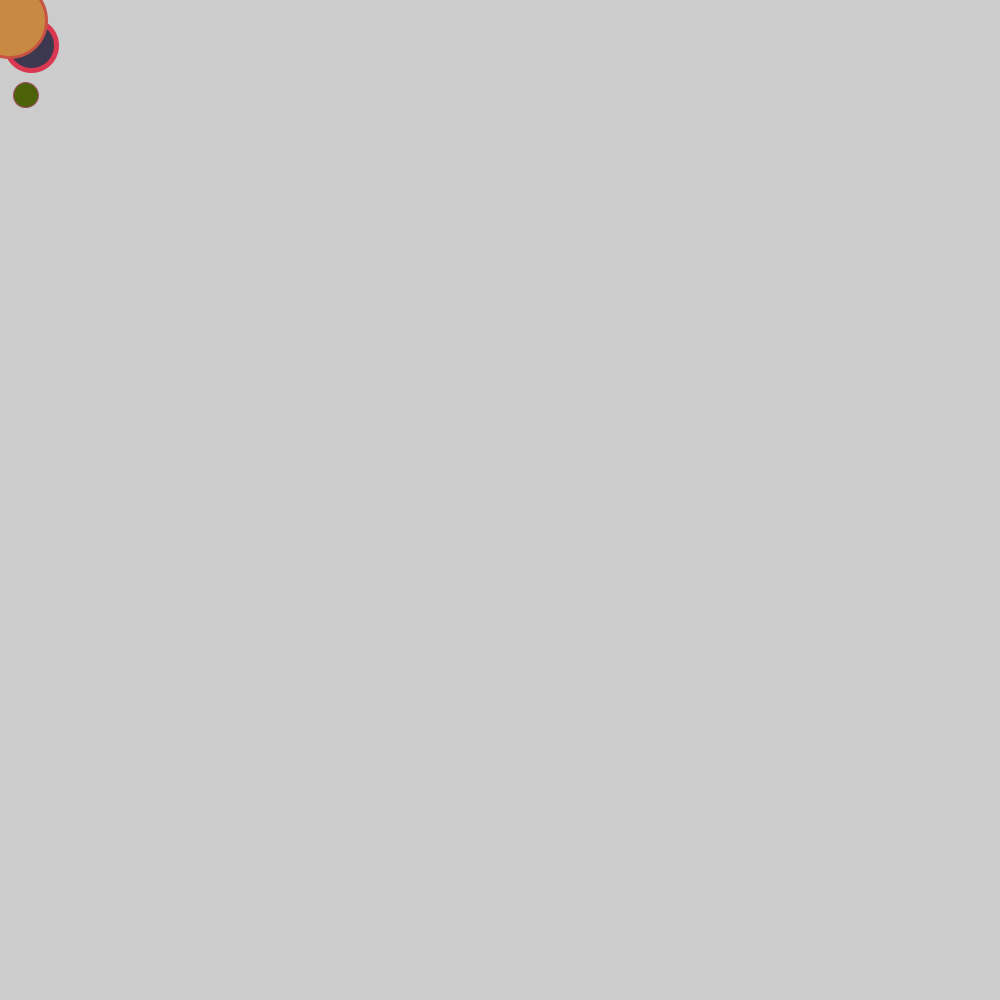
Frame 1 (no input)
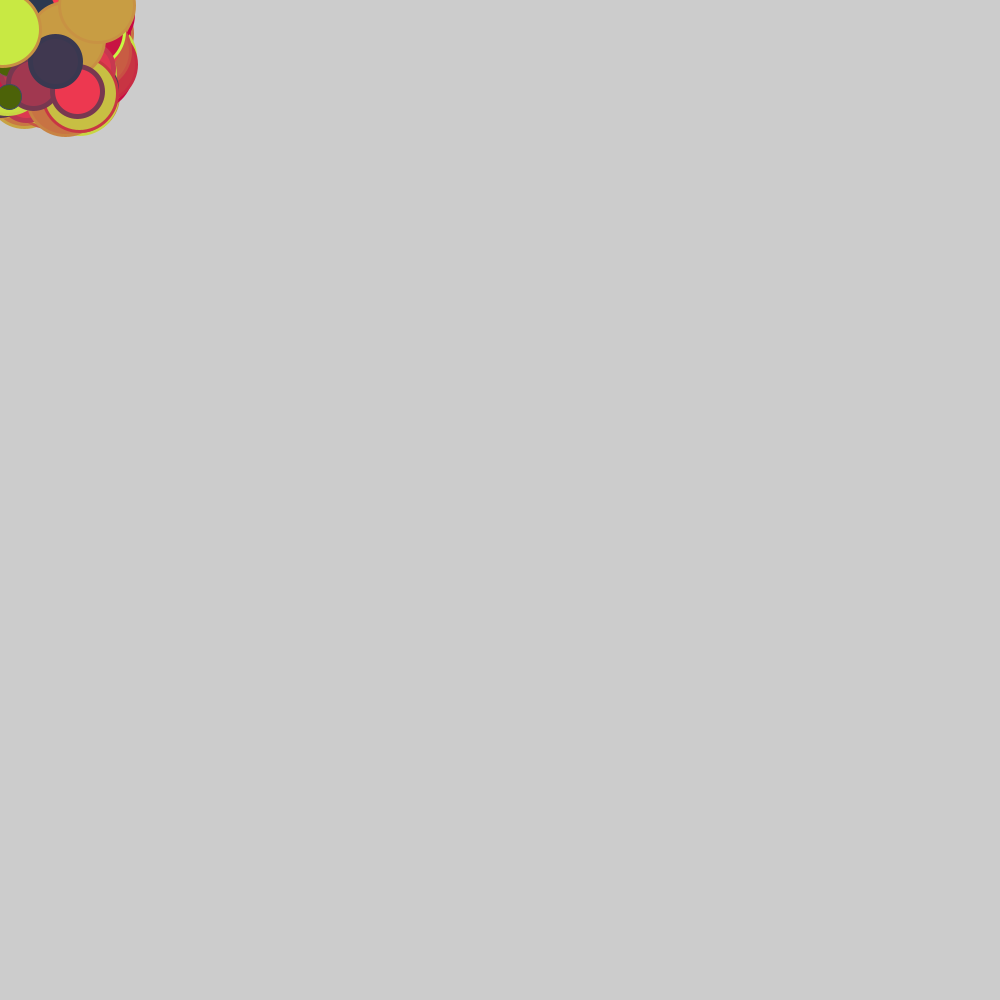
Frame 60 (the mouse pressed at the canvas centre just before this capture)
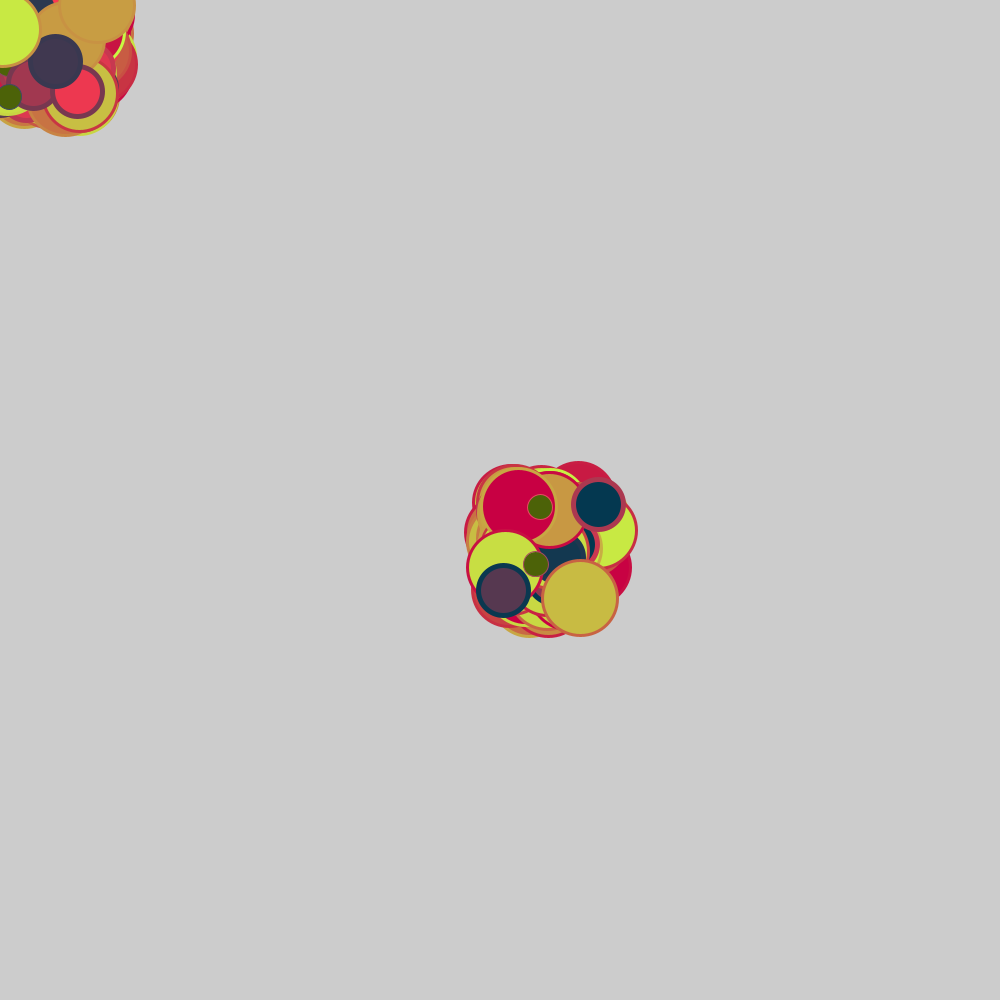
Frame 120 (the mouse held since frame 60 and released just before this capture)

The Processing sketch that drew these frames (run headless with seeded random() and noise(); from frame 60 on, the mouse is pressed at the canvas centre):

// Processing sketch: processing_27275
// ── processing_27275.pde

void setup() {
size(1000,1000);
 

}
void draw(){ 
  //circle 1
fill(76,98,8);
stroke(random(0,250),74,98);
strokeWeight(1);
ellipse(mouseX+random(0,100),mouseY+random(0,100),25,25);



//circle 2
fill(random(0,255),56,80);
stroke(random(0,255),56,80);
strokeWeight(5);
ellipse(mouseX+random(0,100),mouseY+random(0,100),50,50);



//circle 3
fill(200,random(0,250),67);
stroke(200,random(0,250),67);
strokeWeight(3);
ellipse(mouseX+random(0,100),mouseY+random(0,100),75,75); 
}
